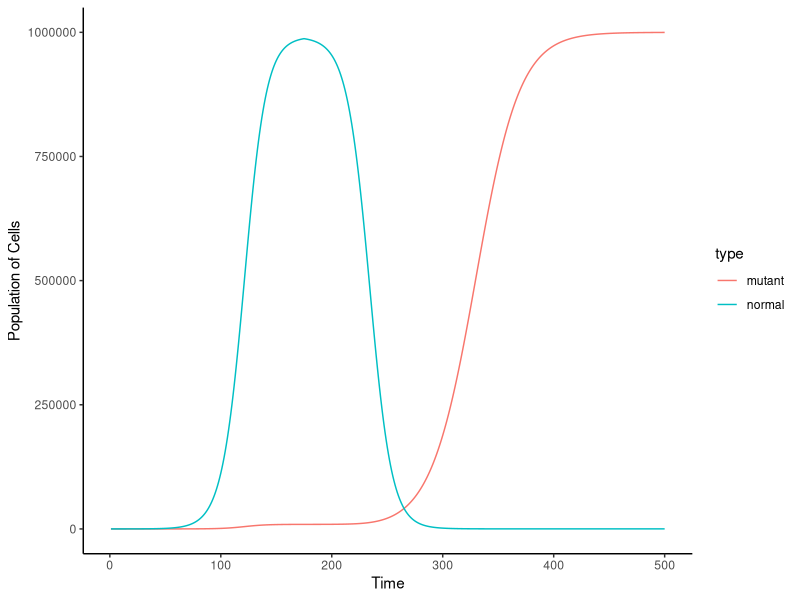

Recreate this plot in R.
#Excercise 11
#Anoop Sunkara
#population model to investigate evolution of drug resistance in tumors
#Imagine a cancer cell in a tumor that spontaneously exhibited a mutation that confers drug resistance
#The mutation does not have any positive or negative effects on growth rate of that sub-population when the cancer drug is absent
#However, when the cancer drug is present the mutant sub-population grows at 50% of its growth rate in the absence of the drug 
#and the non-mutant sub-population declines rapidly


#setting original r value for growth rate of normal and mutant cells
Rorig = .1
#carrying capacity
K = 1000000
#growth rate of normal cells when drug has been administered
Rdrug = -.1

#number of timesteps in timeline
timesteps = 500

#creating empty vectors of the length of the number of timesteps
Ncount = numeric(length = timesteps)
Mcount = numeric(length = timesteps)


#setting original N values
#Mutant cell was supposed to appear early so began with one mutant cell
#mutant cell appears when 100 normal cells are present
Ncount[1] = 10
Mcount[1] = 0

#check for when normal cell count is close to 100
onlyonce = TRUE

#check for drug administration level
druglevel = FALSE

#for loop to fill empty vector from above
#recursive function setup used to calculate next value based on 
#current normal and mutant population levels
for(t in 1:(timesteps-1)){
  #when total cell count is above 960000 (very close to carrying capacity), drug is administered
  if((Ncount[t] + Mcount[t]) > 996000 & druglevel == FALSE){
    
    druglevel = TRUE
  }
  #add in mutant cell when normal cell count is within 5 of 100
  if(Ncount[t]>95 & Ncount[t]<105 & onlyonce == TRUE){
    Mcount[t+1] = Mcount[t] + 1
    Ncount[t+1] <- Ncount[t]+Rorig*Ncount[t]*(1-(Ncount[t]+Mcount[t])/K)  
    onlyonce = FALSE
  }else{
    
  if(druglevel == FALSE){
    Ncount[t+1] <- Ncount[t]+Rorig*Ncount[t]*(1-(Ncount[t]+Mcount[t])/K)  
  Mcount[t+1] <- Mcount[t]+Rorig*Mcount[t]*(1-(Ncount[t]+Mcount[t])/K)  
  }
  #drug administered after carrying capacity is reached
  if(druglevel == TRUE){
    Ncount[t+1] <- Ncount[t]+Rdrug*Ncount[t]*(1-(Ncount[t]+Mcount[t])/K)  
    Mcount[t+1] <- Mcount[t]+(Rorig/2)*Mcount[t]*(1-(Ncount[t]+Mcount[t])/K)  
    
  }
  }
}

#concatenating two different vectors (wide form) into one Tumorgrowth vector (long form)
#first column is for timesteps
#second column is for the Ncount and Mcount vectors
#third column is to demarcate which data is for the normal and mutant cell counts (graphing purposes)
Tumorgrowth<-data.frame(time=c(1:timesteps, 1:timesteps),pop=c(Ncount, Mcount),type = rep(c("normal", "mutant"), each = timesteps))

#must access library before calling ggplot
library(ggplot2)

#ggplot call
#plotting cell count over time with demarcation of mutant or normal cells
#creating trend liine
ggplot(data=Tumorgrowth,aes(x=time,y=pop,color=type)) + 
geom_line() +
theme_classic()+
  xlab("Time") + 
  ylab("Population of Cells")


